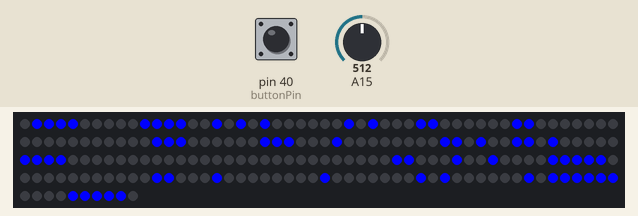
Recording of a sketch running on a simulated Arduino Mega 2560, built with avr-gcc and run on an emulated ATmega2560. Shown: 210 RGB LEDs in strip order, left to right, continuing on the next row. Inputs (shaded band) come from the test bench; at power-on: A15 = 512, pin 40 (buttonPin) HIGH. The strip is taken to match the declared colour order; random numbers use the default seed unless the sketch sets one.

Above: at 0.1 s.
At 6.2 s:
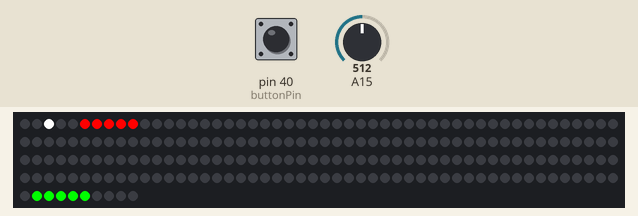
6.3 s: A15 set to 380
9.1 s: A15 set to 354
11.9 s: A15 set to 382
20.9 s: A15 set to 511
23.9 s: A15 set to 662
At 28.7 s:
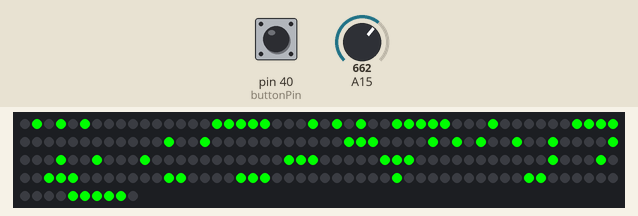
Timing chart, 0 to 30.2 s (numbered marks = the images above; inputs shaded):
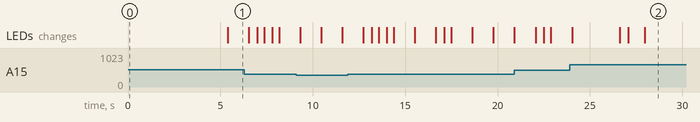

The sketch:

Pong.ino
```cpp
#include <Adafruit_NeoPixel.h>

#define PIN 6

//says which are the input pins for the game
int buttonPin = 40;
//dictates the score, kept in a bianary array because it is esier
int playerScore[5] = {0,0,0,0,0};
int compScore[5] = {0,0,0,0,0};
//dictates the ball's direction
int bvd=0;//0 is down, 1 is up
int bhd=0;//0 is right, 1 is left
//dictates the balls position
int bvp = 8;
int bhp = 6;
//checks to see if the ball is in fast mode
boolean fast = false;
//checks if it is a score.
boolean cIsPoint = false;
boolean pIsPoint = false;
//paddle positions
int cPaddle = 0;
int pPaddle = 0;
long previousMillis = 0;
long previousMillisForComp = 0;
//set the delay times for fast and slow moving ball the "Int" in normInt and fastInt is for interval
int normInt = 50;
int fastInt = 10;
//used to check for a win. 1 is player win, -1 in computer win, and 0 is nothing has happend yet
int win = 0;
//to get rid of a bug. used in the addOne statement and nowhere else.
int which = 0;
//Thing displayed before start, -1 is an escape
int pongPlay[] = {1,2,3,4,10,11,12,13,16,18,20,27,29,33,34,41,42,61,62,63,70,
             71,72,76,85,86,88,91,92,94,100,101,102,103,131,132,136,
             139,144,145,146,147,148,161,162,166,175,183,185,192,
             194,195,196,197,198,199,204,205,206,207,208,-1};
//if you win
int youWin[] = {1,2,3,4,5,16,17,18,19,20,27,33,34,39,46,47,48,49,54,55,56,57,
                58,77,78,79,84,88,91,92,93,94,95,99,103,106,110,114,118,130,
                131,132,144,145,146,147,151,162,163,168,169,170,177,181,192,
                193,204,205,206,207,-1};
//if you lose
int youLose[] = {1,3,5,16,17,18,19,20,24,26,28, 31,32,32,33,34,35,39,46,47,48,49,
                 62,65,77,78,79,84,86,88,91,94,99,103,106,110,122,123,124,
                 130,131,132,144,148,152,153,154,162,163,168,169,170,181,192,
                 193,204,205,206,207,208,-1};
//sets up the led strip
Adafruit_NeoPixel strip = Adafruit_NeoPixel(210, PIN, NEO_RGB + NEO_KHZ800);

//setting up, turns no pin 40 for input, begins the strip, displays the
//message and the shows it.
void setup() {
  pinMode(buttonPin,INPUT);
  strip.begin();
  for (int i = 0 ; pongPlay[i]>0 ; i++){
    strip.setPixelColor(pongPlay[i], strip.Color(0, 0, 255));
  }
  strip.show();
  delay(5000);
  while (digitalRead(buttonPin) == LOW){
    //It's a trap!(until the button is pressed.)
  }
}
///////////////////////////////////////////////////////////////////////////////////////////////////////////////////////////////////////////
void loop() {
  clearScreen();
  //draws the paddles to show the score
  for(int i = 0 ; i < 5 ; i++){
    if (playerScore[i]==1){
      strip.setPixelColor(204-i, strip.Color(255, 255, 255));
    }else if((playerScore[i]==0)){
      strip.setPixelColor(204-i, strip.Color(0, 255, 0));
    }
    if (compScore[i]==1){
      strip.setPixelColor(5+i, strip.Color(255, 255, 255));
    }else if((compScore[i]==0)){
      strip.setPixelColor(5+i, strip.Color(255, 0, 0));
    }
  }
  //draws the ball in it's starting position
  strip.setPixelColor(98, strip.Color(255, 255, 255));
  strip.show();
  //decides if the ball is going up or going down
  while(pIsPoint == false && cIsPoint == false){
    clearScreen();
    unsigned long currentMillis = millis();
    //assigns the player paddle position
    pPaddle=checkPaddlePos();
    //checks the next position
    checkNext();
    //moving the ball
    if (fast == false){
      if(currentMillis - previousMillis > normInt){
        previousMillis = currentMillis;
        moveBall();
      }
    }else if(fast == true){
      if(currentMillis - previousMillis > fastInt){
        previousMillis = currentMillis;
        moveBall();
      }
    }
    //draw the ball
    if(bhp%2 != 0){
      strip.setPixelColor(bhp*15+14-bvp, strip.Color(255, 255, 255));
    }else if (bhp%2 == 0){
      strip.setPixelColor(bhp*15+bvp, strip.Color(255, 255, 255));
    }
    //computer paddle movement
    compMovePaddle();
    //draw's the paddles
    drawPaddles();
    //actualy put everything up.
    strip.show();
    //checking to see if a point has been scored
    if (pIsPoint == true){
      which = 0;
      bhd=0;
      addOne();
      break;
    }else if(cIsPoint == true){
      which = 1;
      bhd=1;
      addOne();
      break;
    }
  }
  if (win == 1){
    clearScreen();
    for (int i = 0 ; youWin[i]>0 ; i++){
      strip.setPixelColor(youWin[i], strip.Color(255, 0, 0));
      strip.show();
    }
    delay(5000);
    for (int i = 0; i < 5; i++){
      playerScore[i] = 0;
      compScore[i] = 0;
    }
    win = 0;
  }else if (win == -1){
    clearScreen();
    for (int i = 0 ; youLose[i]>0 ; i++){
      strip.setPixelColor(youLose[i], strip.Color(0, 255, 0));
      strip.show();
    }
    delay(5000);
    for (int i = 0; i < 5; i++){
      playerScore[i] = 0;
      compScore[i] = 0;
    }
    win = 0;
  }
  pIsPoint = false;
  cIsPoint = false;
  bvp = 8;
  bhp = 6;
  bvd=random(0,2);//0 is down, 1 is up
  fast=false;
}
///////////////////////////////////////////////////////////////////////////////////////////////////////////////////////////////////////////
//The AI for the game
void compMovePaddle(){
  unsigned long currentMillis = millis();
  if(currentMillis - previousMillisForComp > 51){
    previousMillisForComp = currentMillis;
    if (bvp >= 13 && 10-cPaddle <= 10 && cPaddle > 0){
      cPaddle--;
    }else if(bvp <= 0 && 10-cPaddle >= 0 && cPaddle < 10){
      cPaddle++;
    }else if(bvp-3 > 10-cPaddle && 10-cPaddle >= 0 && cPaddle > 0){
      cPaddle--;
    }else if(bvp < 10-cPaddle && 10-cPaddle <= 10){
      cPaddle++;
    }
  }
}
//moves the ball
void moveBall(){
  if (bhd == 0){
    bhp--;
  }else if(bhd == 1){
    bhp++;
  }
  if (bvd == 0){
    bvp--;
  }else if(bvd == 1){
    bvp++;
  }
}

//adds one to the array. If whichOne is 0 it adds to the player's score. If it's 1 it adds to the computers
void addOne(){
  if (which == 0){//if it's the player's score
    //Add one. This is the simpleist way I know how.
    for (int i=0 ; i < 5 ; i++){//loop
      if (playerScore[i] == 0){//if that value is a zero
        playerScore[i]=1;//make it 1
        break;//then go away
      }else {//if it is 1
        playerScore[i]=0;//make it zero and loop
      }
    }
  }else if(which == 1){
    for (int i=0 ; i < 5 ; i++){
      if (compScore[i] == 0){
        compScore[i]=compScore[i]+1;
        break;
      }else {
        compScore[i]=0;
      }
    }
  }
  //Checks to see if anyone won.
  if (compScore[0]==1 && compScore[2]==1 && compScore[4]==1){
    win = -1;
  }else if (playerScore[0]==1 && playerScore[2]==1 && playerScore[4]==1){
    win = 1;
  }
}

//checks the balls next position
void checkNext(){
  //check's to see if a point has been scored
  if (bhp == 13){
    pIsPoint = true;
  }else if(bhp == 0){
    cIsPoint = true;
  }
  //if a point has been scored than skip over the rest of this stuff
  if (pIsPoint == false || cIsPoint == false){
    //checks the ball verticaly
    if (bvp+bvd==15){
      bvd = 0;
    }else if(bvp+bvd==0){
      bvd = 1;
    }
    //checks the ball horizontaly
    if (bhp+bhd==13){//first on the computer side
      if (bvp >= 10-cPaddle && bvp <= 10-cPaddle+4){
        if(bhd==1){
          bhd=0;
        }else if(bhd==0){
          bhd=1;
        }
        fast = false;
      }else if(bvp+bvd == 10-cPaddle || bvp+bvd == 10-cPaddle+5){
        if(bvp != 0 && bvp !=14){
          if (bvd == 0){
            bvd=1;
          }else if(bvd == 1){
            bvd=0;
          }
          bhd=1;
        }else if (bvp == 0 || bvp == 14){
          bhd=1;
        }
        fast = false;
      }
    }else if(bhp+bhd==1){//then on the player side
      if (bvp >= pPaddle && bvp <= pPaddle+4){//is it hitting the paddle in a normal spot?
        //bounce the ball!
        if(bhd==1){
          bhd=0;
        }else if(bhd==0){
          bhd=1;
        }
      }else if(bvp+bvd == pPaddle || bvp+bvd-5 == pPaddle){//is it hitting the paddle on the corner
        if(bvp != 0 && bvp !=14){//is it not up high or down low?
          //Bounce the ball!
          if (bvd == 0){
            bvd=1;
          }else if(bvd == 1){
            bvd=0;
          }
          bhd=1;
          fast = true;
        }else if (bvp == 0 || bvp == 14){//is it up high or down low?
          //bounce the ball!
          bhd=0;
          fast = true;//set the value to later make the ball move fast
        }
      }
    }
  }
}

int checkPaddlePos(){
  //reads the pot and decides on the paddle position acordingly
  if (analogRead(A15)<93){
    return 0;
  }else if(analogRead(A15)<186){
    return 1;
  }else if(analogRead(A15)<279){
    return 2;
  }else if(analogRead(A15)<372){
    return 3;
  }else if(analogRead(A15)<465){
    return 4;
  }else if(analogRead(A15)<558){
    return 5;
  }else if(analogRead(A15)<652){
    return 6;
  }else if(analogRead(A15)<745){
    return 7;
  }else if(analogRead(A15)<837){
    return 8;
  }else if(analogRead(A15)<=931){
    return 9;
  }else if(analogRead(A15)<=2014){
    return 10;
  }
}

void drawPaddles(){
  //draw's the paddles in the correct spot and displays the score on the paddle
  for(int i = 0 ; i < 5 ; i++){
    if (playerScore[i]==1){
      strip.setPixelColor(pPaddle+i, strip.Color(255, 255, 255));
    }else if((playerScore[i]==0)){
      strip.setPixelColor(pPaddle+i, strip.Color(255, 0, 0));
    }
    if (compScore[i]==1){
      strip.setPixelColor(199+cPaddle-i, strip.Color(255, 255, 255));
    }else if((compScore[i]==0)){
      strip.setPixelColor(199+cPaddle-i, strip.Color(0, 255, 0));
    }
  }
}

void clearScreen(){
  for(int i=0; i<=210 ; i++){
    strip.setPixelColor(i, strip.Color(0, 0, 0));
  }
  strip.show();
}
```
